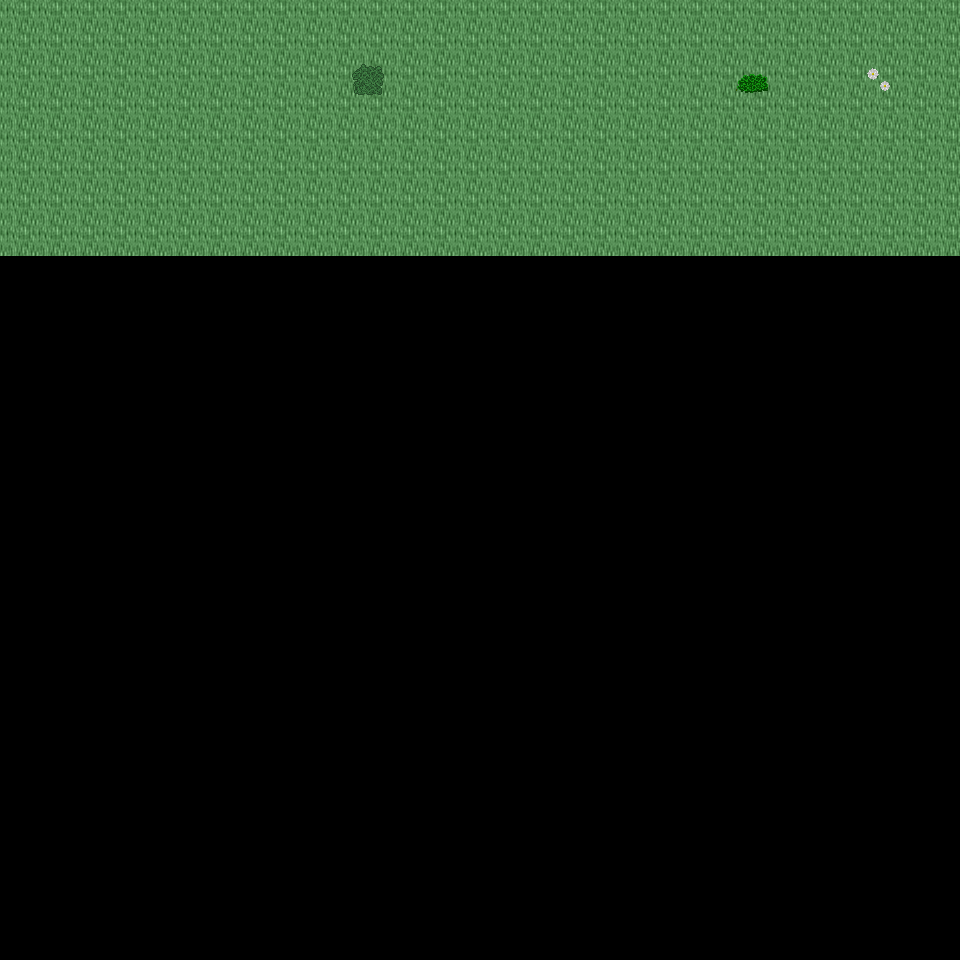

This is a level from a 2D game, rendered from its Tiled map with the project's own tilesets. A one-line summary and the map file follow, with tile-layer data summarised:
An orthogonal 30x30 tile map with 32x32 px tiles, 6 tile layers (Ground, Object, Object2, Above, ...), 23 tilesets and 3 objects (3x mapExit).

<map version="1.0" orientation="orthogonal" renderorder="right-down" width="30" height="30" tilewidth="32" tileheight="32" nextobjectid="4">
  <tileset firstgid="1" name="tileset_ground_ground" tilewidth="32" tileheight="32" tilecount="33" columns="3">
    <image source="../drawable/tileset_ground_ground.png" width="96" height="352" />
  </tileset>
  <tileset firstgid="34" name="tileset_ground_ridge_earth_dark" tilewidth="32" tileheight="32" tilecount="96" columns="12">
    <image source="../drawable/tileset_ground_ridge_earth_dark.png" width="384" height="256" />
  </tileset>
  <tileset firstgid="130" name="tileset_plant_flower_daisy_white" tilewidth="32" tileheight="32" tilecount="8" columns="2">
    <image source="../drawable/tileset_plant_flower_daisy_white.png" width="64" height="128" />
  </tileset>
  <tileset firstgid="138" name="tileset_plant_grasses" tilewidth="32" tileheight="32" tilecount="6" columns="3">
    <image source="../drawable/tileset_plant_grasses.png" width="96" height="64" />
  </tileset>
  <tileset firstgid="144" name="tileset_plant_tree_tree_fluffy" tilewidth="32" tileheight="32" tilecount="12" columns="4">
    <image source="../drawable/tileset_plant_tree_tree_fluffy.png" width="128" height="96" />
  </tileset>
  <tileset firstgid="156" name="tileset_plant_bush_bushes" tilewidth="32" tileheight="32" tilecount="10" columns="5">
    <image source="../drawable/tileset_plant_bush_bushes.png" width="160" height="64" />
  </tileset>
  <tileset firstgid="166" name="tileset_logic_portal" tilewidth="32" tileheight="32" tilecount="24" columns="8">
    <image source="../drawable/tileset_logic_portal.png" width="256" height="96" />
  </tileset>
  <tileset firstgid="190" name="tileset_logic_collision" tilewidth="32" tileheight="32" tilecount="1" columns="1">
    <image source="../drawable/tileset_logic_collision.png" width="32" height="32" />
  </tileset>
  <tileset firstgid="191" name="tileset_logic_creature_animal" tilewidth="32" tileheight="32" tilecount="32" columns="8">
    <image source="../drawable/tileset_logic_creature_animal.png" width="256" height="128" />
  </tileset>
  <tileset firstgid="223" name="tileset_ground_dry_grass" tilewidth="32" tileheight="32" tilecount="54" columns="9">
    <image source="../drawable/tileset_ground_dry_grass.png" width="288" height="192" />
  </tileset>
  <tileset firstgid="277" name="tileset_ground_earth_edges" tilewidth="32" tileheight="32" tilecount="18" columns="6">
    <image source="../drawable/tileset_ground_earth_edges.png" width="192" height="96" />
  </tileset>
  <tileset firstgid="295" name="tileset_ground_grass_corners" tilewidth="32" tileheight="32" tilecount="24" columns="6">
    <image source="../drawable/tileset_ground_grass_corners.png" width="192" height="128" />
  </tileset>
  <tileset firstgid="319" name="tileset_plant_tree_evergreen" tilewidth="32" tileheight="32" tilecount="36" columns="3">
    <image source="../drawable/tileset_plant_tree_evergreen.png" width="96" height="384" />
  </tileset>
  <tileset firstgid="355" name="tileset_plant_tree_tree_darkgreen" tilewidth="32" tileheight="32" tilecount="88" columns="8">
    <image source="../drawable/tileset_plant_tree_tree_darkgreen.png" width="256" height="352" />
  </tileset>
  <tileset firstgid="443" name="tileset_building_decoration_rocks" tilewidth="32" tileheight="32" tilecount="6" columns="3">
    <image source="../drawable/tileset_building_decoration_rocks.png" width="96" height="64" />
  </tileset>
  <tileset firstgid="449" name="tileset_plant_stump_stump_pale_brown" tilewidth="32" tileheight="32" tilecount="4" columns="2">
    <image source="../drawable/tileset_plant_stump_stump_pale_brown.png" width="64" height="64" />
  </tileset>
  <tileset firstgid="453" name="tileset_plant_stump_int_small_stump_2" tilewidth="32" tileheight="32" tilecount="1" columns="1">
    <image source="../drawable/tileset_plant_stump_int_small_stump_2.png" width="32" height="32" />
  </tileset>
  <tileset firstgid="454" name="tileset_ground_rock_pebbles" tilewidth="32" tileheight="32" tilecount="3" columns="1">
    <image source="../drawable/tileset_ground_rock_pebbles.png" width="32" height="96" />
  </tileset>
  <tileset firstgid="457" name="tileset_plant_bush_bush_mult_colored" tilewidth="32" tileheight="32" tilecount="6" columns="3">
    <image source="../drawable/tileset_plant_bush_bush_mult_colored.png" width="96" height="64" />
  </tileset>
  <tileset firstgid="463" name="tileset_plant_tree_umbrella_thorn" tilewidth="32" tileheight="32" tilecount="18" columns="6">
    <image source="../drawable/tileset_plant_tree_umbrella_thorn.png" width="192" height="96" />
  </tileset>
  <tileset firstgid="481" name="tileset_logic_item_fruits" tilewidth="32" tileheight="32" tilecount="16" columns="8">
    <image source="../drawable/tileset_logic_item_fruits.png" width="256" height="64" />
  </tileset>
  <tileset firstgid="497" name="tileset_building_house_3" tilewidth="32" tileheight="32" tilecount="48" columns="6">
    <image source="../drawable/tileset_building_house_3.png" width="192" height="256" />
  </tileset>
  <tileset firstgid="545" name="tileset_logic_creature_mutant" tilewidth="32" tileheight="32" tilecount="7" columns="7">
    <image source="../drawable/tileset_logic_creature_mutant.png" width="224" height="32" />
  </tileset>
  <layer name="Ground" width="30" height="30">
    <data>[900 cells, 240 non-empty, 1 distinct tile ids]</data>
  </layer>
  <layer name="Object" width="30" height="30">
    <data>[900 cells, 3 non-empty, 3 distinct tile ids]</data>
  </layer>
  <layer name="Object2" width="30" height="30">
    <data>[900 cells, 0 non-empty, 0 distinct tile ids]</data>
  </layer>
  <layer name="Above" width="30" height="30">
    <data>[900 cells, 0 non-empty, 0 distinct tile ids]</data>
  </layer>
  <layer name="Above2" width="30" height="30">
    <data>[900 cells, 0 non-empty, 0 distinct tile ids]</data>
  </layer>
  <layer name="Walkable" width="30" height="30">
    <data>[900 cells, 0 non-empty, 0 distinct tile ids]</data>
  </layer>
  <objectgroup name="MapEvents">
    <object id="1" name="north" type="mapExit" x="0" y="0" width="960" height="32">
      <properties>
        <property name="map" value="level_0_x156_y28" />
        <property name="x" value="0" />
        <property name="y" value="28" />
      </properties>
    </object>
    <object id="2" name="west" type="mapExit" x="0" y="0" width="32" height="960">
      <properties>
        <property name="map" value="level_0_x155_y29" />
        <property name="x" value="28" />
        <property name="y" value="0" />
      </properties>
    </object>
    <object id="3" name="east" type="mapExit" x="928" y="0" width="32" height="960">
      <properties>
        <property name="map" value="level_0_x157_y29" />
        <property name="x" value="1" />
        <property name="y" value="0" />
      </properties>
    </object>
  </objectgroup>
</map>
